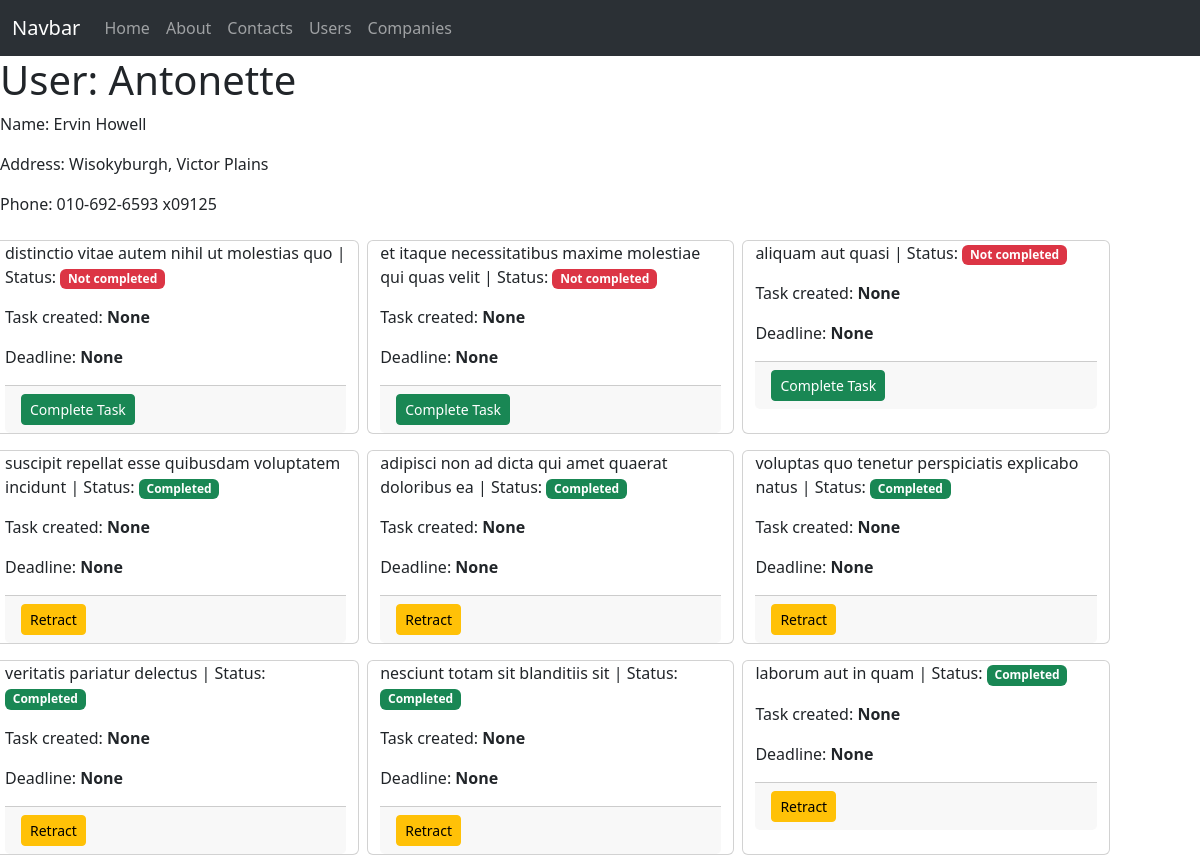
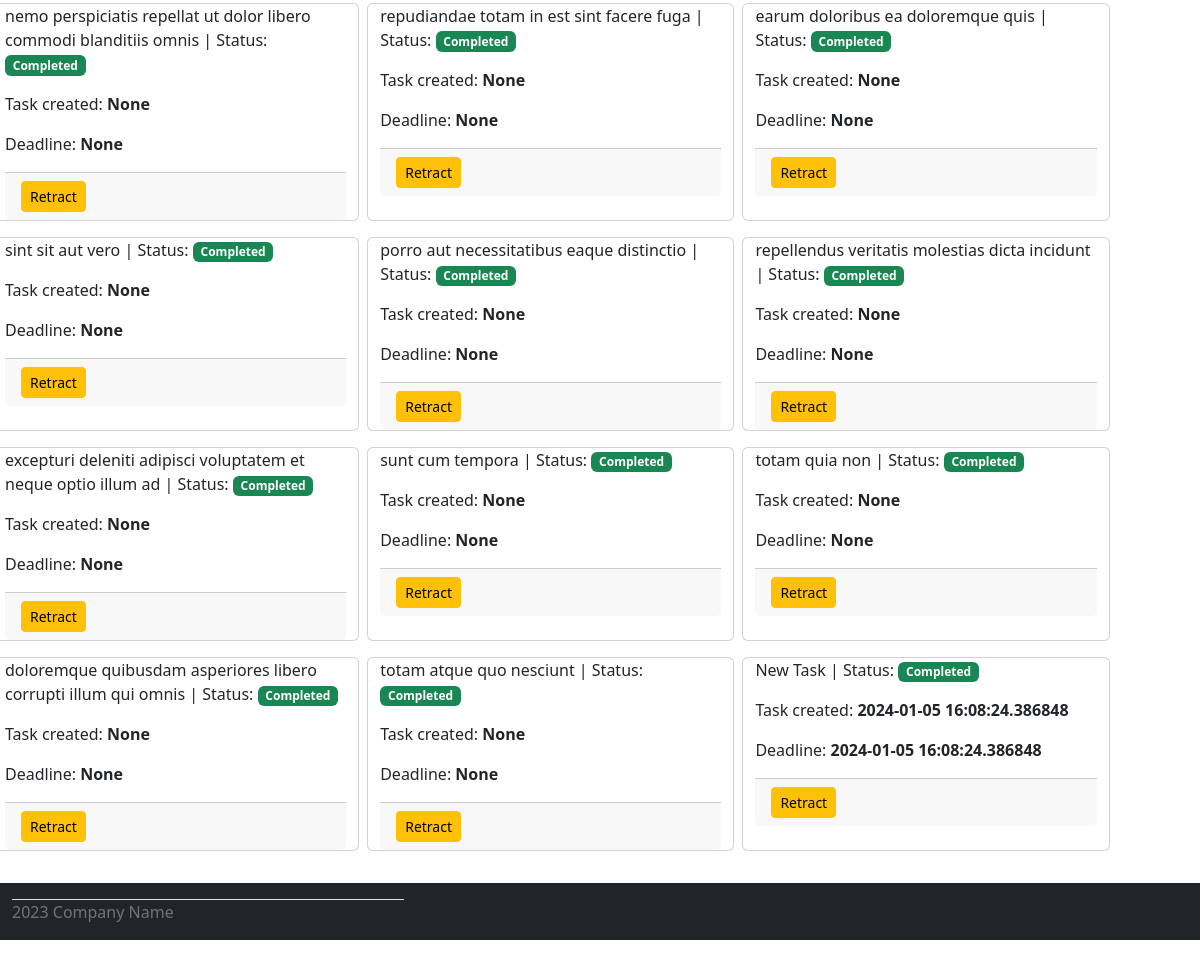
The page /users/2 on the database its author committed (2 pictures, top to bottom).
### models.py (models this page shows)
class User(db.Model):
    id = db.Column(db.Integer, primary_key=True)
    name = db.Column(db.String(80), index=True)
    username = db.Column(db.String(80), index=True, unique=True)
    email = db.Column(db.String(255), index=True, unique=True)
    street = db.Column(db.String(255))
    city = db.Column(db.String(255), index=True)
    phone = db.Column(db.String(255))
    company_id = db.Column(db.Integer, db.ForeignKey('company.id'))

class ToDo(db.Model):
    id = db.Column(db.Integer, primary_key=True)
    title = db.Column(db.String(255))
    user_id = db.Column(db.Integer, db.ForeignKey('user.id'))
    created_at = db.Column(db.DateTime, default='2024-01-05 12:00:00')
    deadline = db.Column(db.DateTime)
    completed = db.Column(db.Boolean, index=True, default=False)

### routes.py (the view)
@app.route('/users/<id>')
def user(id):
    instance = User.query.get(id)
    user_todos = ToDo.query.filter_by(user_id=id).order_by('completed')
    return render_template('user_page.html', title="О пользователе",
                           user=instance, todos=user_todos)

### templates/user_page.html (shortened to what this page needs)
{% extends 'base.html' %}
{% block content %}
    {% if user %}
        <h1>User: {{ user.username }}</h1>
        <p>Name: {{ user.name }}</p>
        <p>Address: {{ user.city }}, {{ user.street }}</p>
        <p>Phone: {{ user.phone }}</p>
    {% endif %}
    <div class="row">
        {% for todo in todos %}
            <div class="card mx-1 my-2 task-card" style="width: 30%">
                <p>{{ todo.title }} | Status:
                {% if todo.completed %}
                    <span class="badge bg-success">Completed</span>
                {% else %}
                    <span class="badge bg-danger">Not completed</span>
                {% endif %}</p>
                <p>Task created: <b>{{ todo.created_at }}</b></p>
                <p class="deadline">Deadline: <b>{{ todo.deadline }}</b></p>
                <div class="card-footer">
                    {% if todo.completed %}
                        <a href="../todos/{{ todo.id }}/not-completed" class="btn btn-warning btn-sm">Retract</a>
                    {% else %}
                        <a href="../todos/{{ todo.id }}/completed" class="btn btn-success btn-sm">Complete Task</a>
                    {% endif %}
                </div>
            </div>
        {% endfor %}
    </div>
{% endblock %}

### static/style.css (style rules this page uses)
.row { display: flex; flex-direction: row; flex-wrap: wrap; }

### rows shown on the page
User: username "Antonette", name "Ervin Howell", city "Wisokyburgh", street "Victor Plains", phone "010-692-6593 x09125"
ToDo: title "distinctio vitae autem nihil ut molestias quo", completed "Not completed", created_at "None", deadline "None"
ToDo: title "et itaque necessitatibus maxime molestiae qui quas velit", completed "Not completed", created_at "None", deadline "None"
ToDo: title "aliquam aut quasi", completed "Not completed", created_at "None", deadline "None"
ToDo: title "suscipit repellat esse quibusdam voluptatem incidunt", completed "Completed", created_at "None", deadline "None"
ToDo: title "adipisci non ad dicta qui amet quaerat doloribus ea", completed "Completed", created_at "None", deadline "None"
ToDo: title "voluptas quo tenetur perspiciatis explicabo natus", completed "Completed", created_at "None", deadline "None"
ToDo: title "veritatis pariatur delectus", completed "Completed", created_at "None", deadline "None"
ToDo: title "nesciunt totam sit blanditiis sit", completed "Completed", created_at "None", deadline "None"
ToDo: title "laborum aut in quam", completed "Completed", created_at "None", deadline "None"
ToDo: title "nemo perspiciatis repellat ut dolor libero commodi blanditiis omnis", completed "Completed", created_at "None", deadline "None"
ToDo: title "repudiandae totam in est sint facere fuga", completed "Completed", created_at "None", deadline "None"
ToDo: title "earum doloribus ea doloremque quis", completed "Completed", created_at "None", deadline "None"
ToDo: title "sint sit aut vero", completed "Completed", created_at "None", deadline "None"
ToDo: title "porro aut necessitatibus eaque distinctio", completed "Completed", created_at "None", deadline "None"
ToDo: title "repellendus veritatis molestias dicta incidunt", completed "Completed", created_at "None", deadline "None"
ToDo: title "excepturi deleniti adipisci voluptatem et neque optio illum ad", completed "Completed", created_at "None", deadline "None"
ToDo: title "sunt cum tempora", completed "Completed", created_at "None", deadline "None"
ToDo: title "totam quia non", completed "Completed", created_at "None", deadline "None"
ToDo: title "doloremque quibusdam asperiores libero corrupti illum qui omnis", completed "Completed", created_at "None", deadline "None"
ToDo: title "totam atque quo nesciunt", completed "Completed", created_at "None", deadline "None"
ToDo: title "New Task", completed "Completed", created_at "2024-01-05 16:08:24.386848", deadline "2024-01-05 16:08:24.386848"
